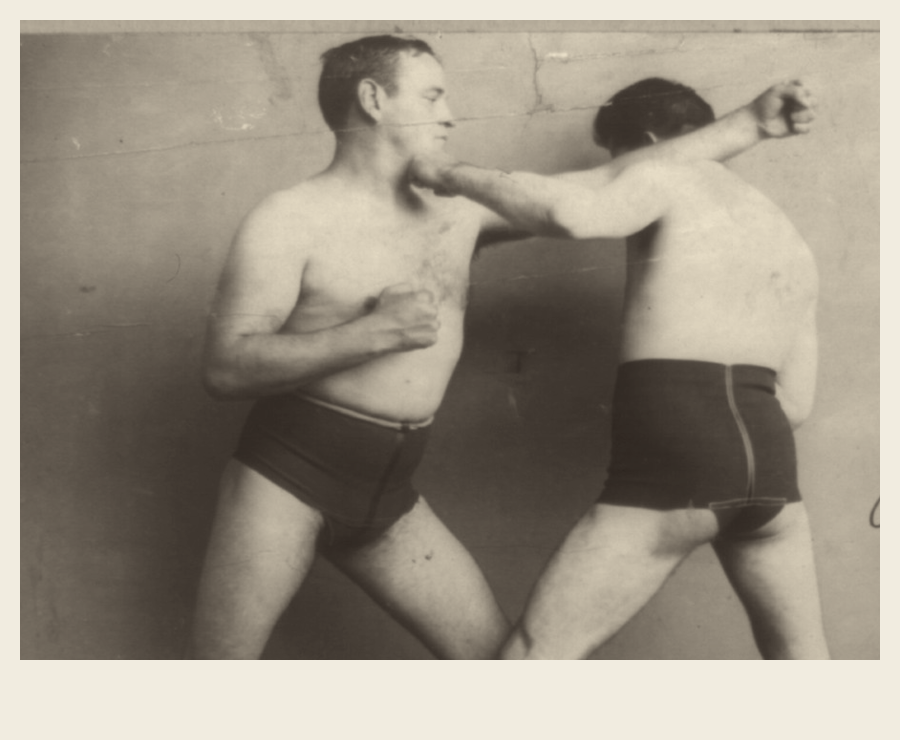
#> input picture plugins/edit-labs-ai/skills/explicador-vox/exemplo/pecas/foto_gancho.png, 1800 x 1480 px, found by its file name (shown at 1/2 size)
$ python checar_asset.py ../../explicador-vox/exemplo/pecas/foto_gancho.png
#> lines starting #> are read from the running program, lines starting #| are printed output that depends on the picture
#!/usr/bin/env python3
"""
Insumo do laudo D1: o Diretor responde os itens OLHANDO estes arquivos, citando cada um pelo nome.

    python3 checar_asset.py NOME [NOME ...]      # procura 07_assets/cutout/NOME.png (ou raw/)

Grava em 07_assets/qa/:
    NOME_tiles.png    4 tiles a 100 % (2x2) — texto de IA, "1993" de 8 px, halo e sombra somem reduzidos
    NOME_bordas.png   4 recortes de borda a 200 % — a borda e a materia nesta identidade (fibra, metal fosco)
    NOME_alfa.png     o canal alfa em preto e branco
    NOME_preto.png / NOME_branco.png   o recorte sobre preto e sobre branco (halo aparece)
    NOME_qa.json      saturacao media, percentil 5 de luminancia, alfa medio no anel de 3 px, lado maior
Sem limiar de aprovacao: aqui so se mede. Python 3.9.
"""
from __future__ import annotations

import json
import sys
from pathlib import Path

import cv2
import numpy as np
from PIL import Image

ROOT = Path.cwd()
QA = ROOT / "07_assets" / "qa"


def achar(nome: str) -> Path:
    for d in ("cutout", "raw"):
        p = ROOT / "07_assets" / d / (nome if nome.endswith(".png") else f"{nome}.png")
        if p.exists():
            return p
    raise SystemExit(f"nao achei {nome} em 07_assets/cutout nem raw")


def medir(im: Image.Image) -> dict:
    rgba = np.asarray(im.convert("RGBA")).astype(np.float32)
    a = rgba[..., 3]
    vis = a > 128
    rgb = rgba[..., :3].astype(np.uint8)
    hsv = cv2.cvtColor(rgb, cv2.COLOR_RGB2HSV).astype(np.float32)
    lum = cv2.cvtColor(rgb, cv2.COLOR_RGB2GRAY).astype(np.float32)
    ker = np.ones((3, 3), np.uint8)
    borda = (vis.astype(np.uint8) - cv2.erode(vis.astype(np.uint8), ker, iterations=3)).astype(bool)
    return {"lado_maior": int(max(im.size)), "saturacao_media": round(float(hsv[..., 1][vis].mean()) if vis.any() else 0, 1),
            "pretos_p5": round(float(np.percentile(lum[vis], 5)) if vis.any() else 0, 1),
            "alfa_medio_anel_3px": round(float(a[borda].mean()) if borda.any() else 0, 1),
            "cobertura_alfa": round(float(vis.mean()), 3)}


def checar(nome: str) -> dict:
    p = achar(nome)
    im = Image.open(p).convert("RGBA")
#> im is the input picture: PIL image 1800x1480 RGBA; mean R, G, B, A 155.3, 147, 133.5, 255
    QA.mkdir(parents=True, exist_ok=True)
    base = p.stem
    w, h = im.size
#> w = 1800; h = 1480
    t = min(w, h) // 2
#> t = 740
    tiles = [im.crop((0, 0, t, t)), im.crop((w - t, 0, w, t)), im.crop((0, h - t, t, h)), im.crop((w - t, h - t, w, h))]
    sheet = Image.new("RGBA", (2 * t, 2 * t), (138, 138, 138, 255))
    for k, tl in enumerate(tiles):
        sheet.alpha_composite(tl, ((k % 2) * t, (k // 2) * t))
#> this loop made 4 passes
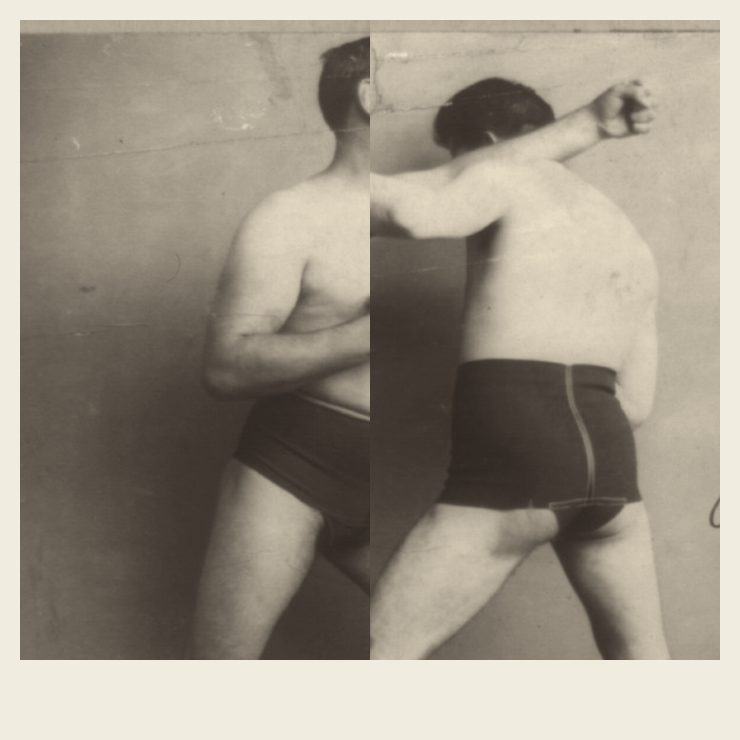
#> sheet: PIL image 1480x1480 RGBA (shown at 1/2 size); mean R, G, B, A 156.4, 148.2, 134.6, 255
    sheet.save(QA / f"{base}_tiles.png")
    bb = im.getbbox() or (0, 0, w, h)
#> bb = (0, 0, 1800, 1480)
    s = max(32, min(w, h) // 8)
#> s = 185
    cx, cy = (bb[0] + bb[2]) // 2, (bb[1] + bb[3]) // 2
#> cx = 900; cy = 740
    cortes = [(bb[0], cy - s // 2), (bb[2] - s, cy - s // 2), (cx - s // 2, bb[1]), (cx - s // 2, bb[3] - s)]
#> cortes = [(0, 648), (1615, 648), (808, 0), (808, 1295)]
    bord = Image.new("RGBA", (4 * 2 * s, 2 * s), (255, 255, 255, 255))
#> bord: PIL image 1480x370 RGBA; every value is 255
    for k, (x, y) in enumerate(cortes):
        c = im.crop((x, y, x + s, y + s)).resize((2 * s, 2 * s), Image.NEAREST)
        bord.alpha_composite(c, (k * 2 * s, 0))
#> this loop made 4 passes
#> pass 1, in checar, `c = im.crop((x, y, x + s, y + s)).resize((2 * s, 2 * s), Image.NEAREST)`:
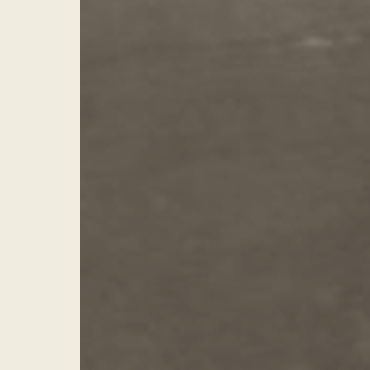
#> c: PIL image 370x370 RGBA; mean R, G, B, A 129.8, 122.1, 111.3, 255
#> pass 3, in checar, `c = im.crop((x, y, x + s, y + s)).resize((2 * s, 2 * s), Image.NEAREST)`:
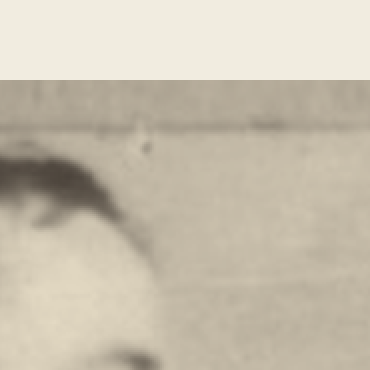
#> c: PIL image 370x370 RGBA; mean R, G, B, A 200.2, 191.6, 174.4, 255
#> after the loop:
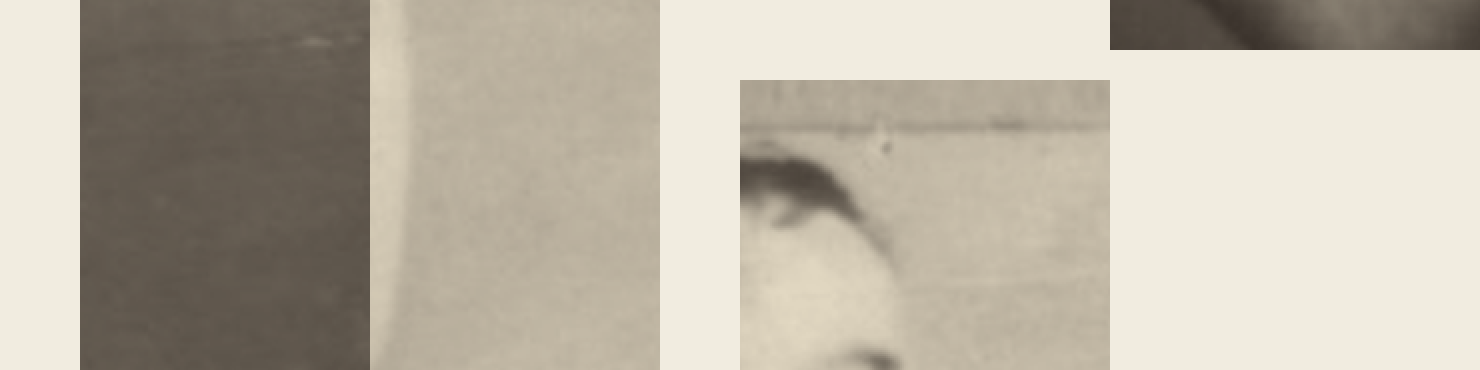
#> bord: PIL image 1480x370 RGBA; mean R, G, B, A 187.9, 180.3, 166.1, 255
#> after the loop:
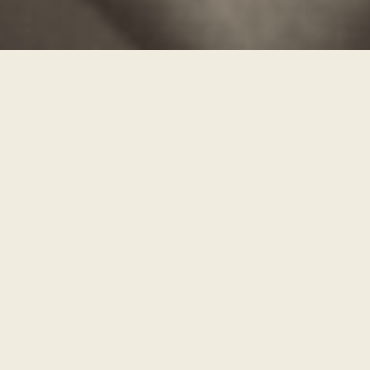
#> c: PIL image 370x370 RGBA; mean R, G, B, A 221, 215.6, 203.9, 255
    bord.save(QA / f"{base}_bordas.png")
    im.getchannel("A").save(QA / f"{base}_alfa.png")
    for cor, nomecor in (((0, 0, 0, 255), "preto"), ((255, 255, 255, 255), "branco")):
        fundo = Image.new("RGBA", im.size, cor)
        fundo.alpha_composite(im)
        fundo.convert("RGB").save(QA / f"{base}_{nomecor}.png")
    m = medir(im)
#> in medir, `a = rgba[..., 3]`: a: shape (1480, 1800) float32; every value is 255
#> in medir, `vis = a > 128`: vis: shape (1480, 1800) bool; every value is 1
#> in medir, `hsv = cv2.cvtColor(rgb, cv2.COLOR_RGB2HSV).astype(np.float32)`:
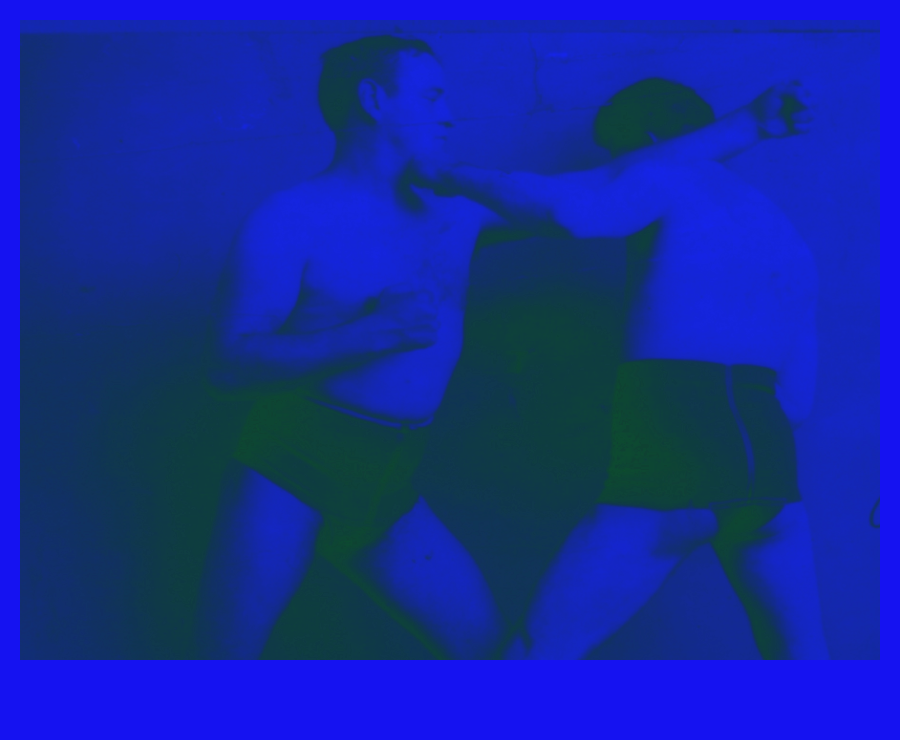
#> hsv: shape (1480, 1800, 3) float32 (shown at 1/2 size); mean R, G, B 18.2, 40.7, 157
#> in medir, `lum = cv2.cvtColor(rgb, cv2.COLOR_RGB2GRAY).astype(np.float32)`:
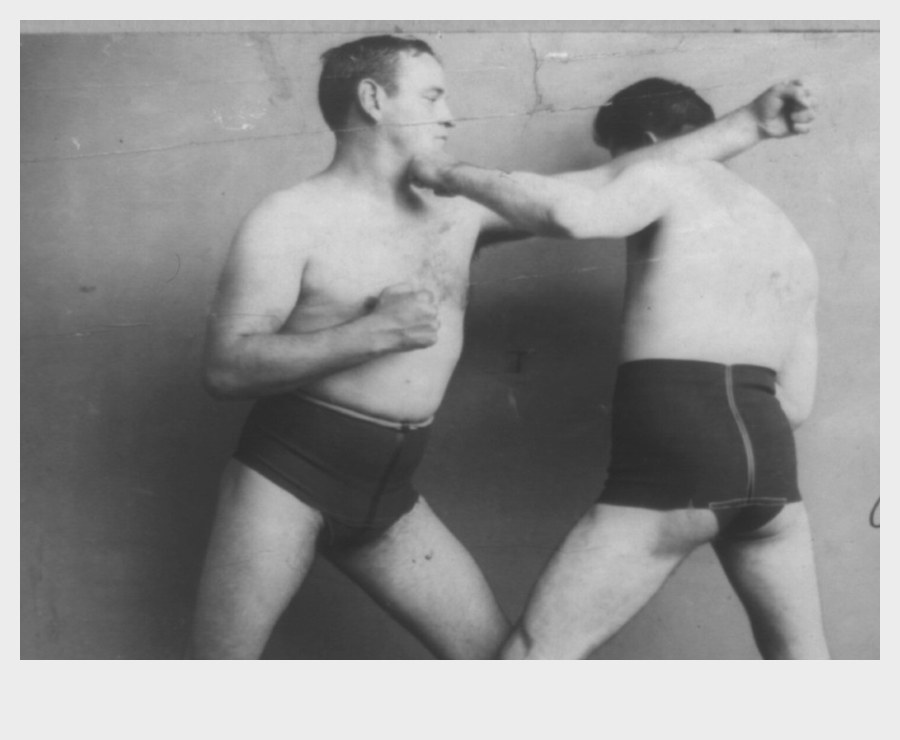
#> lum: shape (1480, 1800) float32 (shown at 1/2 size); min 38, max 236, mean 148
#> in medir, `borda = (vis.astype(np.uint8) - cv2.erode(vis.astype(np.uint8), ker, i..`: borda: shape (1480, 1800) bool; every value is 0
#> m = {'lado_maior': 1800, 'saturacao_media': 40.9, 'pretos_p5': 56, 'alfa_medio_anel_3px': 0, 'cobertura_alfa': 1}
    m["arquivos"] = [f"{base}_{x}.png" for x in ("tiles", "bordas", "alfa", "preto", "branco")]
    (QA / f"{base}_qa.json").write_text(json.dumps(m, ensure_ascii=False, indent=1), encoding="utf-8")
    print(f"  {base}: lado {m['lado_maior']} px · saturacao {m['saturacao_media']} · pretos p5 {m['pretos_p5']} · "
          f"alfa no anel {m['alfa_medio_anel_3px']} -> 07_assets/qa/{base}_*")
#|   foto_gancho: lado 1800 px · saturacao 40.9 · pretos p5 56.0 · alfa no anel 0 -> 07_assets/qa/foto_gancho_*
    return m


if __name__ == "__main__":
    for n in sys.argv[1:]:
        checar(n)
